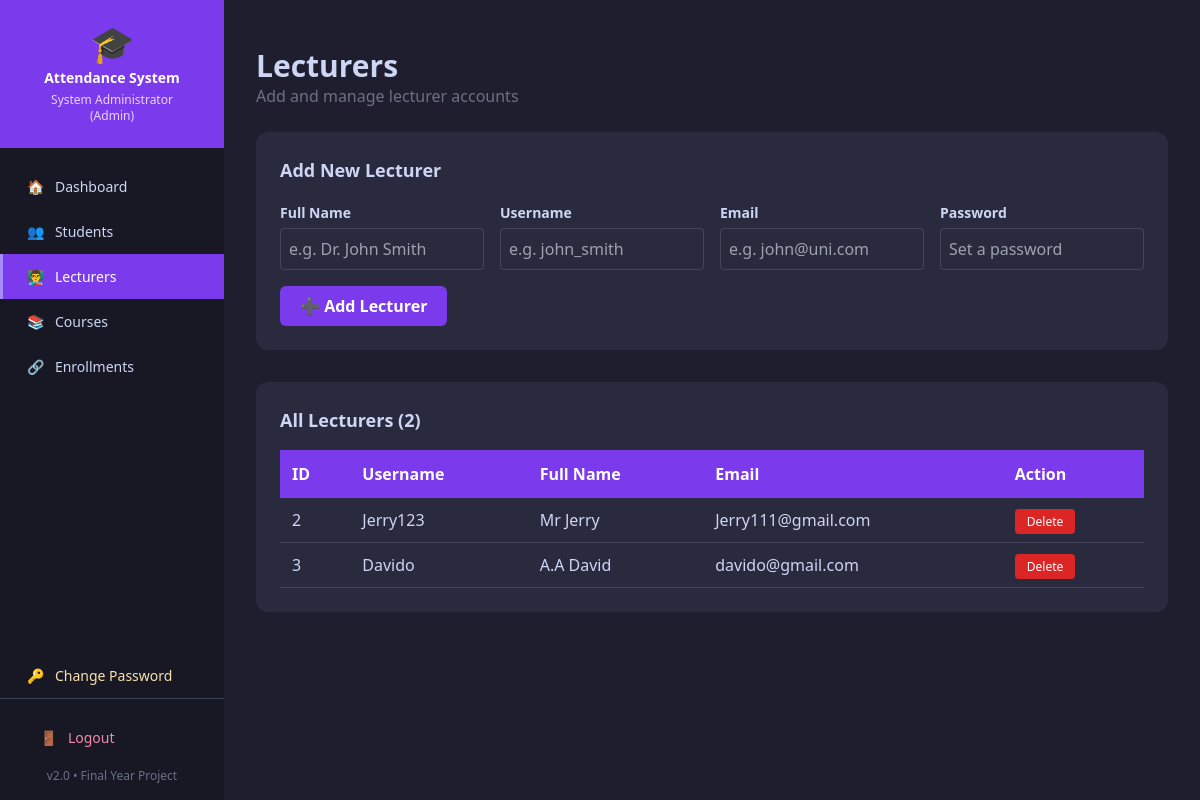
/admin/lecturers (signed in), run on an earlier commit of the app's database.
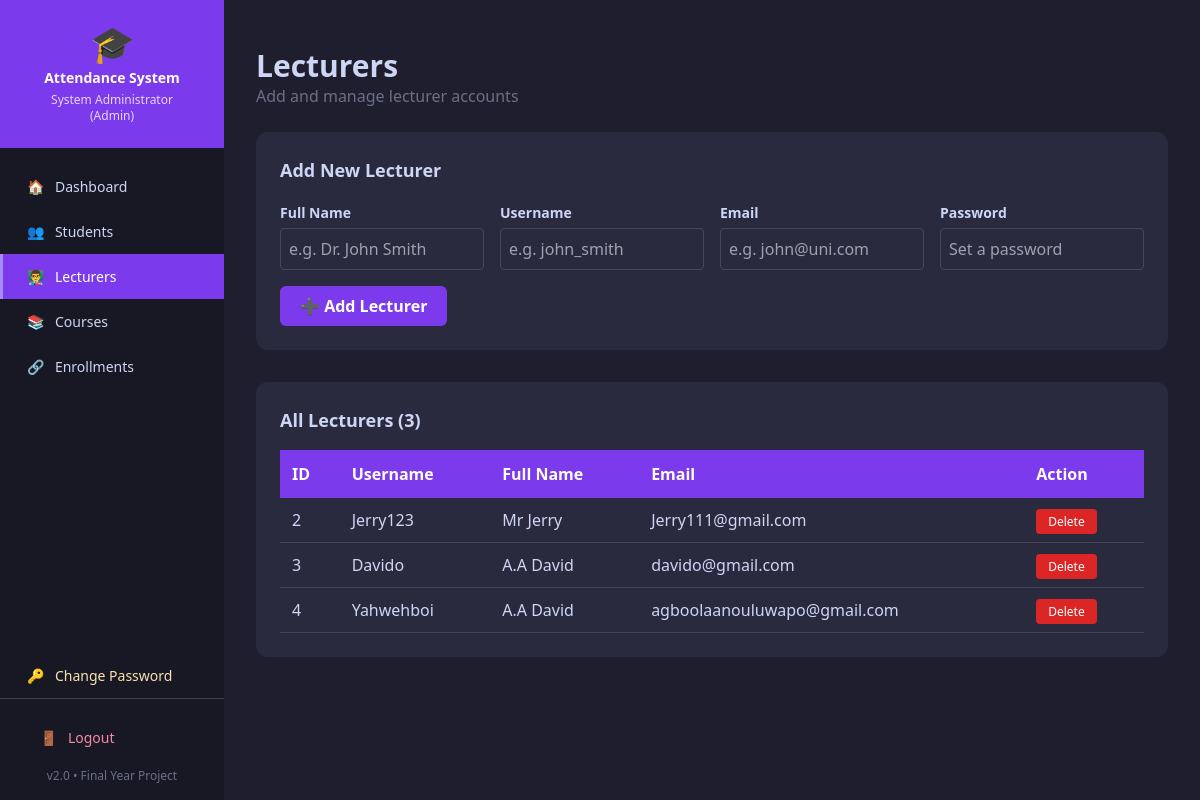
And on a later commit of the database.
### tables this page shows
CREATE TABLE users (
            id          INTEGER PRIMARY KEY AUTOINCREMENT,
            username    TEXT UNIQUE NOT NULL,
            password    TEXT NOT NULL,
            full_name   TEXT NOT NULL,
            email       TEXT,
            role        TEXT DEFAULT 'lecturer'
        );

### app.py (the view, shortened to what this page needs)
@app.route("/admin/lecturers", methods=["GET", "POST"])
@login_required
@admin_required
def manage_lecturers():
    conn = create_connection()
    lecturers = conn.execute(
        "SELECT * FROM users WHERE role='lecturer'"
    ).fetchall()
    conn.close()
    return render_template("admin/lecturers.html",
                           lecturers=lecturers)

### app.py (called while the page is built)
def login_required(f):
    @wraps(f)
    def decorated(*args, **kwargs):
        if "user_id" not in session:
            flash("Please login to continue.", "error")
            return redirect(url_for("login"))
        return f(*args, **kwargs)
    return decorated

def admin_required(f):
    @wraps(f)
    def decorated(*args, **kwargs):
        if session.get("role") != "admin":
            flash("Admin access required.", "error")
            return redirect(url_for("lecturer_dashboard"))
        return f(*args, **kwargs)
    return decorated

@app.before_request
def check_session_timeout():
    if request.endpoint in ('login', 'static', None):
        return
    if "user_id" in session:
        last_active = session.get("last_active")
        now = datetime.now().timestamp()
        if last_active and now - last_active > 3600:
            session.clear()
            flash("Session expired. Please login again.",
                  "error")
            return redirect(url_for("login"))
        session["last_active"] = now

### database/db_setup.py (called while the page is built)
def create_connection():
    conn = sqlite3.connect(DB_PATH)
    return conn

### templates/admin/lecturers.html (shortened to what this page needs)
{% extends "base.html" %}
{% block content %}
<div class="mb-6">
    <h1 class="text-3xl font-bold" style="color:#cdd6f4">Lecturers</h1>
    <p style="color:#6c7086">Add and manage lecturer accounts</p>
</div>
<div class="card rounded-xl p-6 mb-8">
    <h2 class="text-lg font-bold mb-4" style="color:#cdd6f4">
        Add New Lecturer
    </h2>
    <form method="POST" action="{{ url_for('manage_lecturers') }}">
        <div class="grid grid-cols-1 md:grid-cols-4 gap-4 mb-4">
            <div>
                <label class="text-sm font-semibold">Full Name</label>
                <input type="text" name="full_name"
                       placeholder="e.g. Dr. John Smith" required
                       class="w-full mt-1 p-2 rounded">
            </div>
            <div>
                <label class="text-sm font-semibold">Username</label>
                <input type="text" name="username"
                       placeholder="e.g. john_smith" required
                       class="w-full mt-1 p-2 rounded">
            </div>
            <div>
                <label class="text-sm font-semibold">Email</label>
                <input type="email" name="email"
                       placeholder="e.g. john@uni.com"
                       class="w-full mt-1 p-2 rounded">
            </div>
            <div>
                <label class="text-sm font-semibold">Password</label>
                <input type="password" name="password"
                       placeholder="Set a password" required
                       class="w-full mt-1 p-2 rounded">
            </div>
        </div>
        <button type="submit" class="btn-primary">
            ➕ Add Lecturer
        </button>
    </form>
</div>
<div class="card rounded-xl p-6">
    <h2 class="text-lg font-bold mb-4" style="color:#cdd6f4">
        All Lecturers ({{ lecturers|length }})
    </h2>
    <div class="overflow-x-auto">
        <table>
            <thead>
                <tr>
                    <th>ID</th>
                    <th>Username</th>
                    <th>Full Name</th>
                    <th>Email</th>
                    <th>Action</th>
                </tr>
            </thead>
            <tbody>
                {% for l in lecturers %}
                <tr>
                    <td>{{ l[0] }}</td>
                    <td>{{ l[1] }}</td>
                    <td>{{ l[3] }}</td>
                    <td>{{ l[4] }}</td>
                    <td>
                        <a href="{{ url_for('delete_lecturer', lid=l[0]) }}"
                           class="btn-danger"
                           onclick="return confirm('Delete this lecturer?')">
                           Delete
                        </a>
                    </td>
                </tr>
                {% endfor %}
            </tbody>
        </table>
    </div>
</div>
{% endblock %}

### templates/base.html (shortened to what this page needs)
<!DOCTYPE html>
<html lang="en">
<head>
    <script src="https://cdn.tailwindcss.com"></script>
</head>
<body>
<div class="flex">
    <div class="sidebar w-56 fixed top-0 left-0 h-full z-50
                flex flex-col" style="min-width:220px">
        <div class="p-6 text-center" style="background:#7c3aed">
            <div class="text-4xl mb-1">🎓</div>
            <div class="font-bold text-white text-sm">
                Attendance System
            </div>
            <div class="text-xs mt-1" style="color:#e9d5ff">
                {{ session.full_name }}<br>
                <span class="capitalize">({{ session.role }})</span>
            </div>
        </div>
        <nav class="flex-1 py-4">
            {% if session.role == 'admin' %}
            <a href="{{ url_for('admin_dashboard') }}"
               class="nav-link
               ">
               🏠 &nbsp; Dashboard
            </a>
            <a href="{{ url_for('manage_students') }}"
               class="nav-link
               ">
               👥 &nbsp; Students
            </a>
            <a href="{{ url_for('manage_lecturers') }}"
               class="nav-link
               {% if request.endpoint == 'manage_lecturers' %}
               nav-active{% endif %}">
               👨‍🏫 &nbsp; Lecturers
            </a>
            <a href="{{ url_for('manage_courses') }}"
               class="nav-link
               ">
               📚 &nbsp; Courses
            </a>
            <a href="{{ url_for('manage_enrollments') }}"
               class="nav-link
               ">
               🔗 &nbsp; Enrollments
            </a>
            {% endif %}
        </nav>
<a href="{{ url_for('change_password') }}"
   class="nav-link
   "
   style="color:#f9e2af">
   🔑 &nbsp; Change Password
</a>
        <div class="p-4 border-t border-gray-700">
            <a href="{{ url_for('logout') }}"
               class="nav-link rounded"
               style="color:#f38ba8; border-left:none;">
               🚪 &nbsp; Logout
            </a>
            <div class="text-xs text-center mt-2"
                 style="color:#6c7086">
                v2.0 • Final Year Project
            </div>
        </div>
    </div>
    <div class="flex-1 ml-56 min-h-screen">
        <div class="px-8 pt-4">
        </div>
        <div class="p-8">
            {% block content %}{% endblock %}
        </div>
    </div>
</div>
</body>
</html>

### templates/base.html (style rules this page uses)
body { background-color: #1e1e2e; color: #cdd6f4; }
.sidebar { background-color: #181825; min-height: 100vh; }
.card { background-color: #2a2a3e; }
.nav-link { display: flex; align-items: center; padding: 12px 24px; font-size: 14px; color: #cdd6f4; transition: all 0.2s; border-left: 3px solid transparent; }
.nav-active { background-color: #7c3aed !important; color: white !important; border-left: 3px solid #a78bfa !important; }
input, select, textarea { background-color: #2a2a3e !important; color: #cdd6f4 !important; border: 1px solid #44475a !important; }
table { width: 100%; border-collapse: collapse; }
th { background-color: #7c3aed; color: white; padding: 12px; text-align: left; }
td { padding: 10px 12px; border-bottom: 1px solid #44475a; }
tr:nth-child(even) { background-color: #2a2a3e; }
.btn-primary { background-color: #7c3aed; color: white; padding: 8px 20px; border-radius: 6px; border: none; cursor: pointer; font-weight: 600; }
.btn-danger { background-color: #dc2626; color: white; padding: 4px 12px; border-radius: 4px; font-size: 12px; }

What changed in the data, as far as the page shows it:
added users: id "4", username "Yahwehboi", full_name "A.A David", email "agboolaanouluwapo@gmail.com"
Also different on the page:
{{ lecturers|length }}: "2" → "3"
